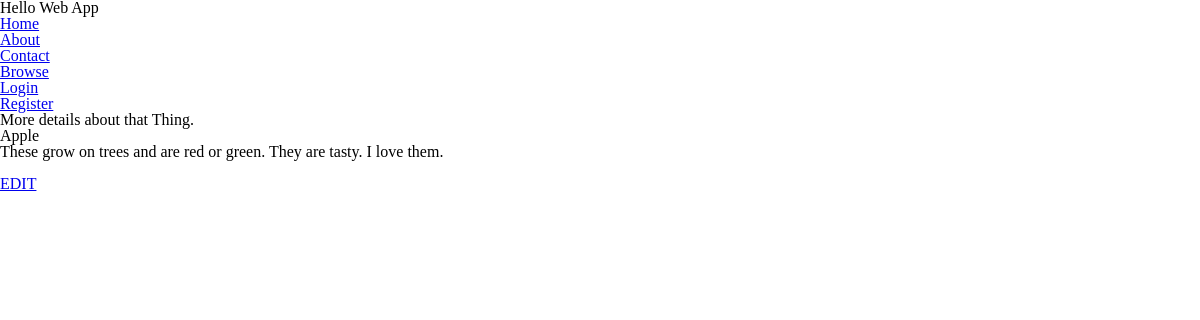
Screenshot of /things/apple/ with the database file from the repository.
### collection/models.py (models this page shows)
class Thing(models.Model):
    name = models.CharField(max_length=255)
    description = models.TextField()
    slug = models.SlugField(unique=True)
    user = models.OneToOneField(User, blank=True, null=True)

### collection/views.py (the view)
def thing_detail(request, slug):
	thing = Thing.objects.get(slug=slug)
	return render(request, 'things/thing_detail.html', {'thing': thing})

### collection/templates/things/thing_detail.html (shortened to what this page needs)
{% extends 'layouts/base.html' %}
{% block content %}
  <h1><small>More details about that Thing.</small></h1>
    	<h1>{{ thing.name }}</h1>
      <p>{{ thing.description }}</p>
      <br>
      <a href="{% url 'edit_thing' slug=thing.slug %}">EDIT</a>
{% endblock %}

### rows the page displays
Thing: name "Apple", description "These grow on trees and are red or green. They are tasty. I love them."
